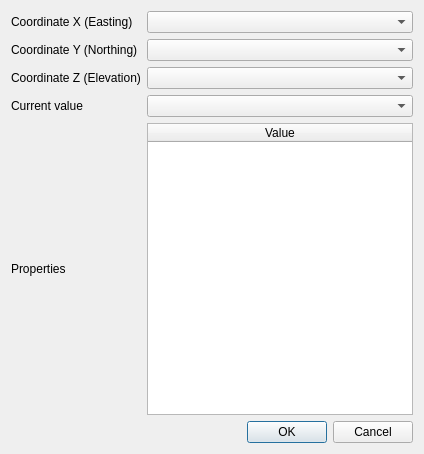
<?xml version="1.0" encoding="UTF-8"?>
<ui version="4.0">
 <class>Dialog</class>
 <widget class="QDialog" name="Dialog">
  <property name="geometry">
   <rect>
    <x>0</x>
    <y>0</y>
    <width>424</width>
    <height>454</height>
   </rect>
  </property>
  <layout class="QGridLayout" name="gridLayout">
   <item row="0" column="0">
    <widget class="QLabel" name="label_x">
     <property name="text">
      <string>Coordinate X (Easting)</string>
     </property>
    </widget>
   </item>
   <item row="1" column="0">
    <widget class="QLabel" name="label_y">
     <property name="text">
      <string>Coordinate Y (Northing)</string>
     </property>
    </widget>
   </item>
   <item row="2" column="0">
    <widget class="QLabel" name="label_z">
     <property name="text">
      <string>Coordinate Z (Elevation)</string>
     </property>
    </widget>
   </item>
   <item row="3" column="0">
    <widget class="QLabel" name="label_value">
     <property name="text">
      <string>Current value</string>
     </property>
    </widget>
   </item>
   <item row="4" column="0">
    <widget class="QLabel" name="label_properties">
     <property name="text">
      <string>Properties</string>
     </property>
    </widget>
   </item>
   <item row="0" column="1">
    <widget class="QComboBox" name="comboBox_x"/>
   </item>
   <item row="1" column="1">
    <widget class="QComboBox" name="comboBox_y"/>
   </item>
   <item row="2" column="1">
    <widget class="QComboBox" name="comboBox_z"/>
   </item>
   <item row="3" column="1">
    <widget class="QComboBox" name="comboBox_values"/>
   </item>
   <item row="6" column="0" colspan="2">
    <widget class="QDialogButtonBox" name="buttonBox">
     <property name="orientation">
      <enum>Qt::Horizontal</enum>
     </property>
     <property name="standardButtons">
      <set>QDialogButtonBox::Cancel|QDialogButtonBox::Ok</set>
     </property>
    </widget>
   </item>
   <item row="4" column="1">
    <widget class="QTableWidget" name="tableWidget_properties">
     <attribute name="horizontalHeaderStretchLastSection">
      <bool>true</bool>
     </attribute>
     <column>
      <property name="text">
       <string>Value</string>
      </property>
     </column>
    </widget>
   </item>
  </layout>
 </widget>
 <resources/>
 <connections>
  <connection>
   <sender>buttonBox</sender>
   <signal>accepted()</signal>
   <receiver>Dialog</receiver>
   <slot>accept()</slot>
   <hints>
    <hint type="sourcelabel">
     <x>248</x>
     <y>254</y>
    </hint>
    <hint type="destinationlabel">
     <x>157</x>
     <y>274</y>
    </hint>
   </hints>
  </connection>
  <connection>
   <sender>buttonBox</sender>
   <signal>rejected()</signal>
   <receiver>Dialog</receiver>
   <slot>reject()</slot>
   <hints>
    <hint type="sourcelabel">
     <x>316</x>
     <y>260</y>
    </hint>
    <hint type="destinationlabel">
     <x>286</x>
     <y>274</y>
    </hint>
   </hints>
  </connection>
  <connection>
   <sender>comboBox_x</sender>
   <signal>currentIndexChanged(QString)</signal>
   <receiver>Dialog</receiver>
   <slot>comboBoxChanged(QString)</slot>
   <hints>
    <hint type="sourcelabel">
     <x>298</x>
     <y>21</y>
    </hint>
    <hint type="destinationlabel">
     <x>199</x>
     <y>98</y>
    </hint>
   </hints>
  </connection>
  <connection>
   <sender>comboBox_y</sender>
   <signal>currentIndexChanged(QString)</signal>
   <receiver>Dialog</receiver>
   <slot>comboBoxChanged(QString)</slot>
   <hints>
    <hint type="sourcelabel">
     <x>298</x>
     <y>59</y>
    </hint>
    <hint type="destinationlabel">
     <x>199</x>
     <y>98</y>
    </hint>
   </hints>
  </connection>
  <connection>
   <sender>comboBox_values</sender>
   <signal>currentIndexChanged(QString)</signal>
   <receiver>Dialog</receiver>
   <slot>comboBoxChanged(QString)</slot>
   <hints>
    <hint type="sourcelabel">
     <x>298</x>
     <y>135</y>
    </hint>
    <hint type="destinationlabel">
     <x>199</x>
     <y>98</y>
    </hint>
   </hints>
  </connection>
  <connection>
   <sender>comboBox_z</sender>
   <signal>currentIndexChanged(QString)</signal>
   <receiver>Dialog</receiver>
   <slot>comboBoxChanged(QString)</slot>
   <hints>
    <hint type="sourcelabel">
     <x>298</x>
     <y>97</y>
    </hint>
    <hint type="destinationlabel">
     <x>199</x>
     <y>98</y>
    </hint>
   </hints>
  </connection>
 </connections>
 <slots>
  <slot>comboBoxChanged(QString)</slot>
 </slots>
</ui>
